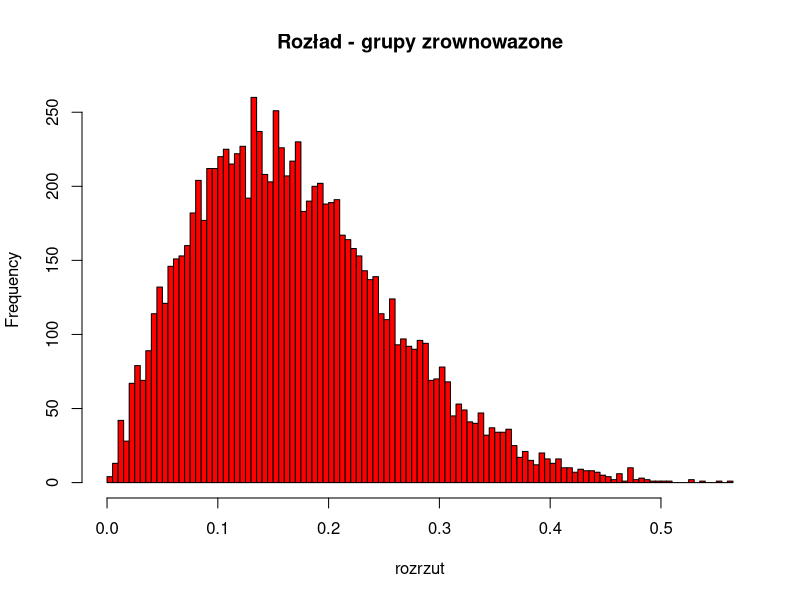
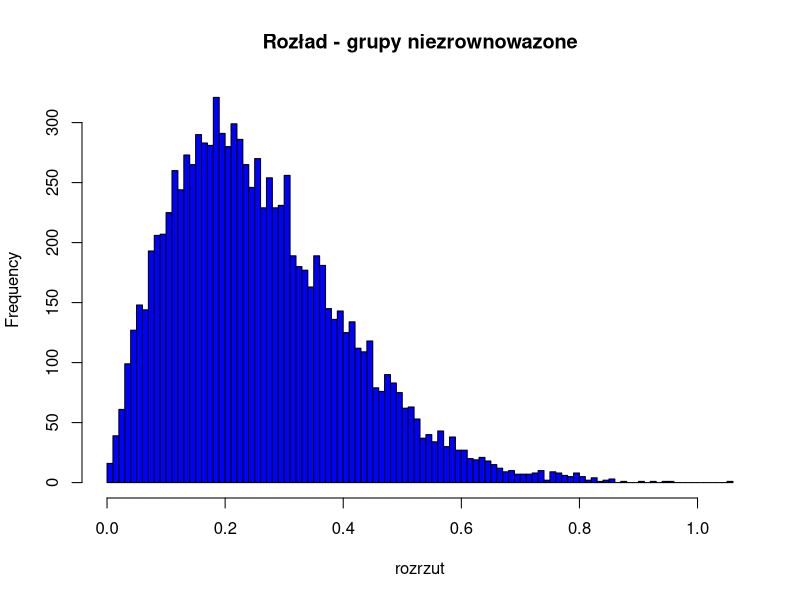
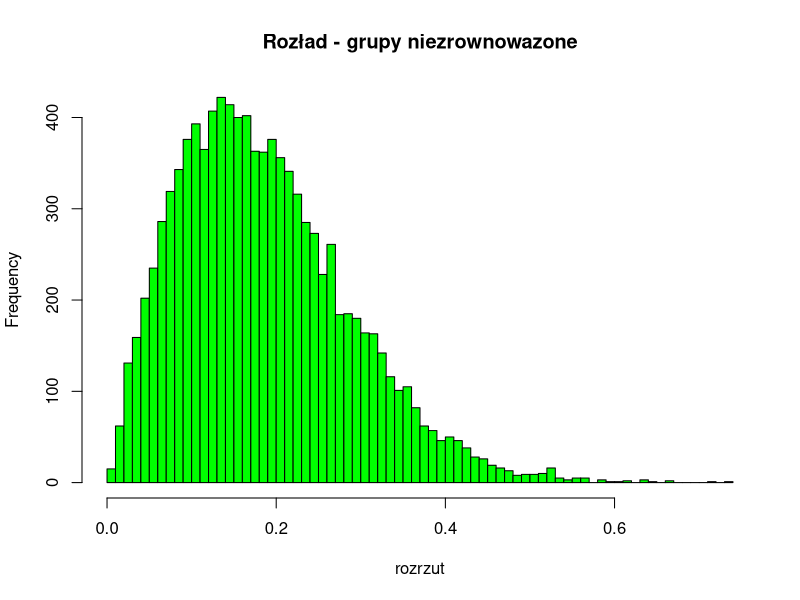
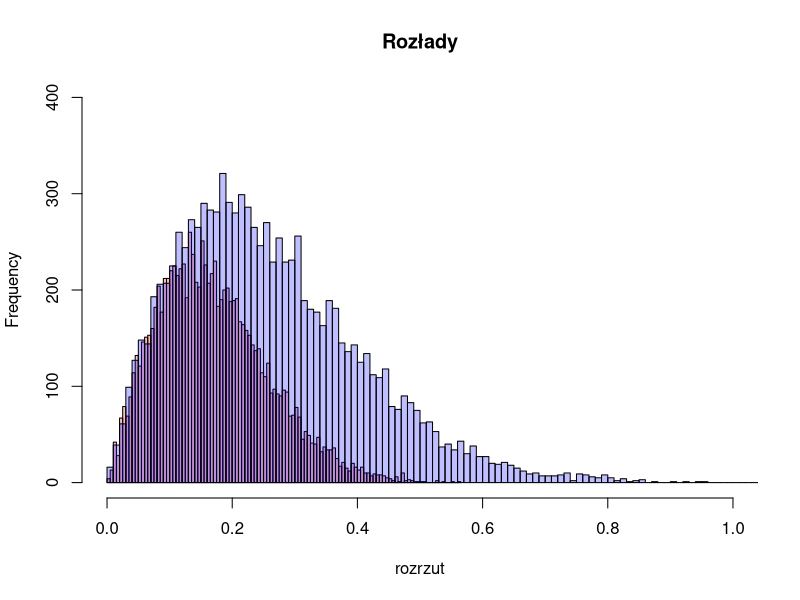
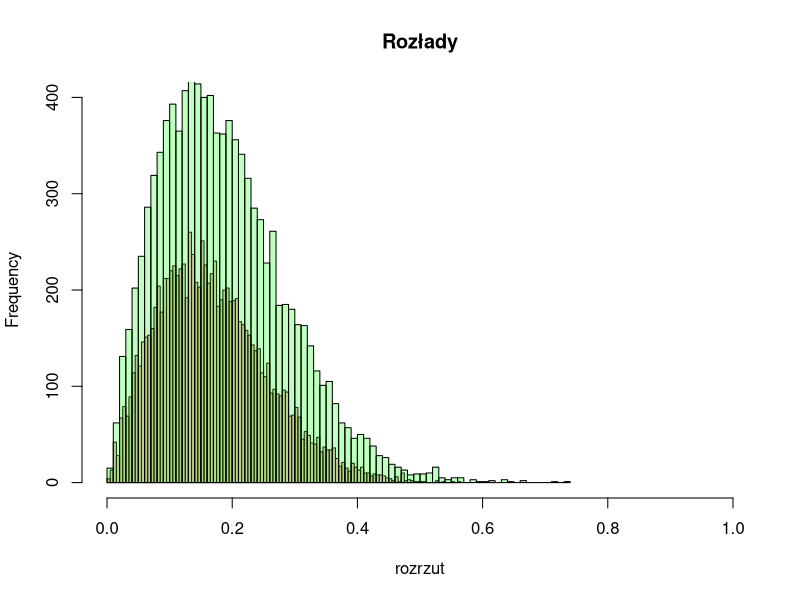

R code for these plots, in order:
## ---- chunk 1
zrownowazone <- function(n){
  x1 <- rnorm(n)
  x2 <- rnorm(n)
  x3 <- rnorm(n)
  y1 <- rep(1,n)
  y2 <- rep(2,n)
  y3 <- rep(3,n)
  x <- c(x1,x2,x3)
  y <- c(y1,y2,y3)
  dane <- data.frame(x,y)
  colnames(dane) <- c("wartosc","grupa")
  return(dane)
}


niezrownowazone <- function(n1,n2,n3){
  x1 <- rnorm(n1)
  x2 <- rnorm(n2)
  x3 <- rnorm(n3)
  y1 <- rep(1,n1)
  y2 <- rep(2,n2)
  y3 <- rep(3,n3)
  x <- c(x1,x2,x3)
  y <- c(y1,y2,y3)
  dane <- data.frame(x,y)
  colnames(dane) <- c("wartosc","grupa")
  return(dane)
}
## ---- chunk 2
m <- 10000
rozstep_zrownowazone <-replicate(m,{
  x<-zrownowazone(100)
  wynik <- tapply(x$wartosc,x$grupa,mean)
  range(wynik)[2]-range(wynik)[1]
  })

rozstep_niezrownowazone_1 <-replicate(m,{
  x<-niezrownowazone(20,50,230)
  wynik <- tapply(x$wartosc,x$grupa,mean)
  range(wynik)[2]-range(wynik)[1]
  })

rozstep_niezrownowazone_2 <-replicate(m,{
  x<-niezrownowazone(50,100,150)
  wynik <- tapply(x$wartosc,x$grupa,mean)
  range(wynik)[2]-range(wynik)[1]
  }) 
## ---- chunk 3
h1 <- hist(rozstep_zrownowazone,  breaks=100, col="red",main="Rozład - grupy zrownowazone",xlab="rozrzut")
h2 <- hist(rozstep_niezrownowazone_1,  breaks=100,col="blue", main="Rozład - grupy niezrownowazone",xlab="rozrzut")
h3 <- hist(rozstep_niezrownowazone_2,  breaks=100,col="green", main="Rozład - grupy niezrownowazone",xlab="rozrzut")

plot(h1, col=rgb(1,0,0,1/4),ylim=c(0,400),xlim=c(0,1),main="Rozłady",xlab="rozrzut")
plot(h2,col=rgb(0,0,1,1/4), add=TRUE)

plot(h1,col=rgb(1,0,0,1/4),ylim=c(0,400),xlim=c(0,1),main="Rozłady",xlab="rozrzut")
plot(h3,col=rgb(0,1,0,1/4), add=TRUE)

## ---- chunk 4
ks.test(rozstep_zrownowazone,rozstep_niezrownowazone_1)
ks.test(rozstep_zrownowazone,rozstep_niezrownowazone_2)
ks.test(rozstep_niezrownowazone_1,rozstep_niezrownowazone_2)
